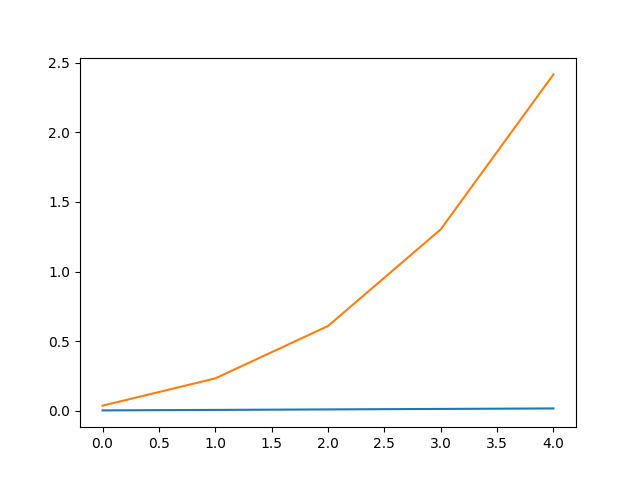

The script that saved this image:

import numpy as np
import time
from math import*
import matplotlib.pyplot as plt
def sweep(a, b, c, f, n):
    alpha = np.array([0.0] * (n + 1))
    beta = np.array([0.0] * (n + 1))
    for i in range(n):
        d = a[i] * alpha[i] + b[i]
        alpha[i + 1] = -c[i] / d
        beta[i + 1] = (f[i] - a[i] * beta[i]) / d
    x = np.array([0.0] * n)
    x[n - 1] = beta[n]
    for i in range(n - 2, -1, -1):
        x[i] = alpha[i + 1] * x[i + 1] + beta[i + 1]
    return x
  
k = 5
sweep_time = np.zeros(k)
library_time = np.zeros(k)
for i in range(1,k+1):
	n = i*1000
	a = np.random.rand(n)
	b = np.random.rand(n)
	c = np.random.rand(n)
	f = np.random.rand(n)
	A = np.zeros((n,n))


	for m in range(n):
		for k in range(n):
			if m == k:
				A[m][m] = b[m]
				if k - 1 >=0:
					A[m][k-1] = a[k]
				if k + 1 < n:
					A[m][k + 1] = c[k]


	t1 = time.time()
	x = sweep(a, b, c, f, n)
	t2 = time.time() - t1
	sweep_time[i-1] = t2

	t1 = time.time()
	x_compare = np.linalg.solve(A,f)
	t2 = time.time() - t1
	library_time[i-1] = t2

	print('for n =',n,'||x - x_compare|| = ', max(x_compare - x))
plt.plot(sweep_time)
plt.plot(library_time)
plt.savefig('sweep.png')

